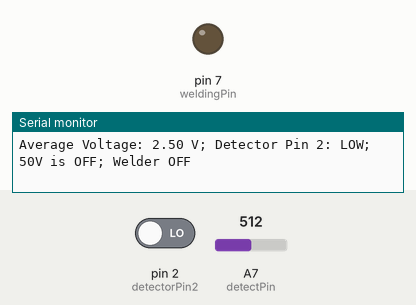
This sketch was run on a simulated Arduino Nano, built with avr-gcc and run on an emulated ATmega328P. On the bench: output pins drawn as LEDs (lit = HIGH), the last lines printed to the serial monitor. Inputs (shaded band) come from the test bench; at power-on: pin 2 (detectorPin2) LOW, A7 (detectPin) = 512.

Above: at 1.2 s.
1.3 s: pin 2 (detectorPin2) driven HIGH
3.5 s: A7 (detectPin) set to 841
5.2 s: A7 (detectPin) set to 878
At 6.0 s:
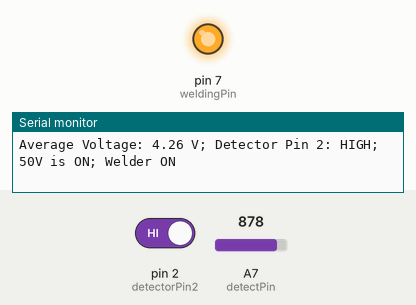
7.1 s: A7 (detectPin) set to 511
At 8.2 s:
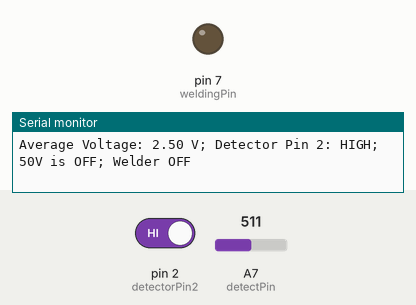
8.6 s: A7 (detectPin) set to 900
At 10.3 s:
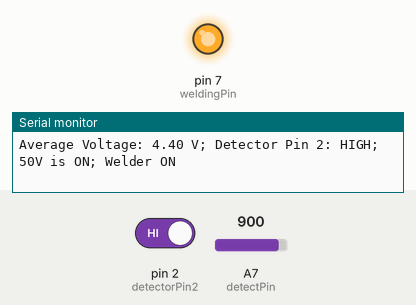
10.7 s: pin 2 (detectorPin2) driven LOW
At 11.3 s:
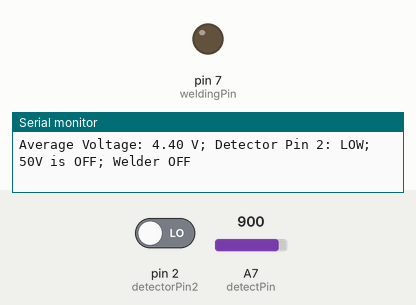
Timing chart, 0 to 13.7 s (numbered marks = the images above; inputs shaded):
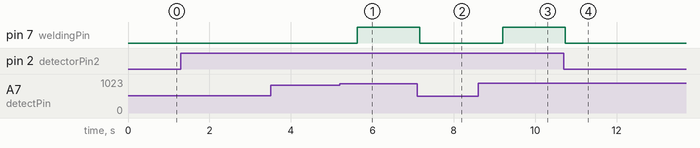

Measured:
- the behaviour switches between 859 and 860 on A7 (detectPin) (found by bisection; images 0 and 1)
- after the input at 5.2 s, pin 7 (weldingPin): LOW → HIGH after 0.43 s
- after the input at 7.1 s, pin 7 (weldingPin): HIGH → LOW after 0.06 s
- after the input at 8.6 s, pin 7 (weldingPin): LOW → HIGH after 0.60 s
- after the input at 10.7 s, pin 7 (weldingPin): HIGH → LOW at once

The sketch:

cncwield_V1.ino
```cpp
const int detectPin = A7;         // Analog pin to measure voltage
const int detectorPin2 = 2;       // Digital pin to detect logic HIGH
const int weldingPin = 7;         // Output pin to control welder

void setup() {
  pinMode(weldingPin, OUTPUT);
  pinMode(detectorPin2, INPUT);  // Set digital pin 2 as input
  digitalWrite(weldingPin, LOW); // Ensure welder is off at start
  Serial.begin(9600);
}

void loop() {
  long sumAnalog = 0;

  // Take 10 readings spaced 100 ms apart (total ~1000 ms)
  for (int i = 0; i < 50; i++) {
    sumAnalog += analogRead(detectPin);
    delay(10);
  }

  float averageAnalog = sumAnalog / 50;
  float averageVoltage = averageAnalog * (5.0 / 1023.0);
  int detectorState = digitalRead(detectorPin2); // Read digital pin 2

  Serial.print("Average Voltage: ");
  Serial.print(averageVoltage);
  Serial.print(" V; Detector Pin 2: ");
  Serial.print(detectorState ? "HIGH" : "LOW");
  Serial.print("; ");

  if (averageVoltage > 4.20 && detectorState == HIGH) {
    Serial.println("50V is ON; Welder ON");
    digitalWrite(weldingPin, HIGH);
  } else {
    Serial.println("50V is OFF; Welder OFF");
    digitalWrite(weldingPin, LOW);
  }

  // No extra delay needed here since the loop already takes ~1000 ms
}
```
